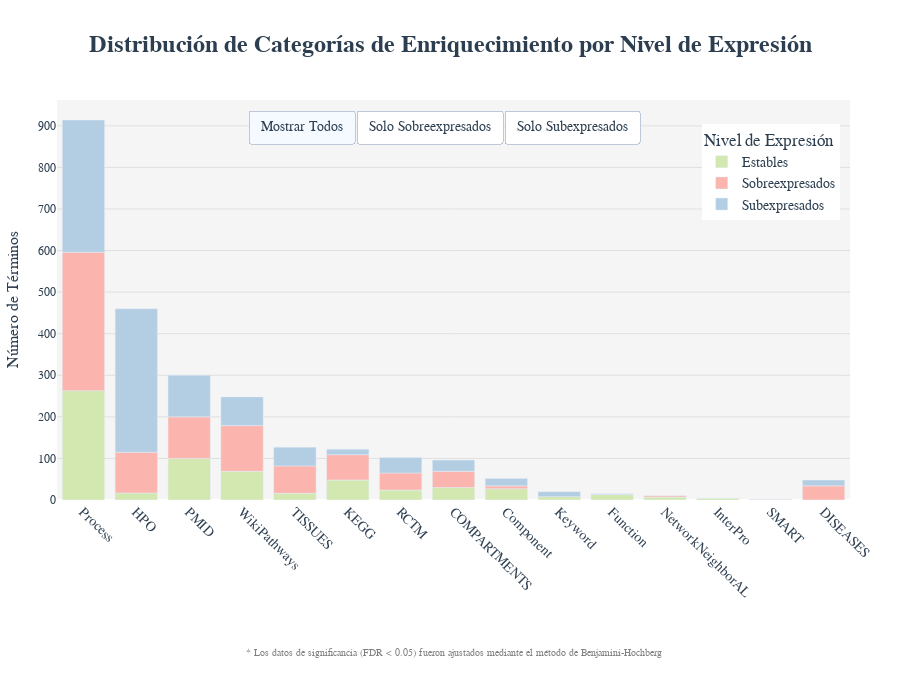

The cell this chart's notebook holds for it:
### Markdown cell above
### Procesamiento y visualización de los resultados de enriquecimiento Funcional

> Uso exclusivo enriquecimiento STRING

Este código define una función `graficar_data_enriquecimiento` que toma un DataFrame de resultados de enriquecimiento funcional y realiza lo siguiente:

**Uso**:
- La función se aplica a los DataFrames de enriquecimiento funcional para genes **sobreexpresados**, **estables** y **subexpresados**.  
- Proporciona una visión clara y detallada de las categorías más relevantes en cada nivel de expresión, facilitando la interpretación de los resultados.

### Code cell
import pandas as pd
import plotly.express as px
import plotly.graph_objects as go


# Preparar datos
def graficar_data_enriquecimiento(df):
    df_grouped = df.groupby(['category', 'nivel_expresion']).size().reset_index(name='count')
    df_categorias = pd.DataFrame.from_dict(categorias_significados, orient='index', columns=['descripcion']).reset_index().rename(columns={'index':'category'})
    df_plot = df_grouped.merge(df_categorias, on='category')

    # Ordenar por conteo total
    total_counts = df_plot.groupby('category')['count'].sum().sort_values(ascending=False)
    df_plot['category'] = pd.Categorical(df_plot['category'], categories=total_counts.index, ordered=True)
    df_plot = df_plot.sort_values('category')

    color_map = {
        "Sobreexpresados": "#FBB4AE",
        "Estables": "#D2E8B0",
        "Subexpresados": "#B3CDE3",
    }

    # Crear gráfico base
    fig = px.bar(
        df_plot,
        x='category',
        y='count',
        color='nivel_expresion',
        color_discrete_map=color_map,
        title='<b>Distribución de Categorías de Enriquecimiento por Nivel de Expresión</b>',
        labels={'count': 'Número de Términos', 'category': 'Categoría'},
        hover_data=['descripcion'],
        height=700,
    )

    # Personalización avanzada
    fig.update_layout(
        plot_bgcolor='rgba(245,245,245,1)',
        paper_bgcolor='white',
        font=dict(family='Arial', size=12, color='#2c3e50'),
        xaxis=dict(
            title='',
            tickangle=45,
            showgrid=False,
            tickfont=dict(size=14)
        ),
        yaxis=dict(
            title='Número de Términos',
            showgrid=True,
            gridcolor='#e0e0e0',
            title_font=dict(size=16)
        ),
        hoverlabel=dict(
            bgcolor='white',
            font_size=12,
            font_family='Arial'
        ),
        legend=dict(
            title='Nivel de Expresión',
            orientation='v',
            yanchor='bottom',
            y=0.7,
            xanchor='center',
            font=dict(size=14),
            # Mover a un costado del grafico
            x=0.9,
        ),
        margin=dict(l=50, r=50, b=200, t=100),  # Margen superior aumentado
        title=dict(
            x=0.5,
            y=0.95,
            font=dict(size=24, color='#2c3e50', family='Arial Black')
        ),
    )

    # Mejorar tooltips
    fig.update_traces(
        hovertemplate="<b>%{x}</b><br>"
                    "Nivel: %{customdata[0]}<br>"
                    "Términos: %{y}<br>"
                    "<extra></extra>"
    )

    # Añadir anotación explicativa
    fig.add_annotation(
        x=0.5,
        y=-0.4,
        xref='paper',
        yref='paper',
        text="* Los datos de significancia (FDR < 0.05) fueron ajustados mediante el método de Benjamini-Hochberg",
        showarrow=False,
        font=dict(size=10, color='gray')
    )

    # Configurar botones de filtrado
    botones = [
        dict(
            label="Mostrar Todos",
            method="update",
            args=[{"visible": [True]*len(fig.data)}, {"title": "<b>Todos los niveles de expresión</b>"}]
        ),
        dict(
            label="Solo Sobreexpresados",
            method="update",
            args=[{"visible": [d.name == 'Sobreexpresados' for d in fig.data]},
                {"title": "<b>Sobreexpresados</b>"}]
        ),
        dict(
            label="Solo Subexpresados",
            method="update",
            args=[{"visible": [d.name == 'Subexpresados' for d in fig.data]},
                {"title": "<b>Subexpresados</b>"}]
        )
    ]

    # Añadir interactividad mejorada
    fig.update_layout(
        updatemenus=[
            dict(
                type="buttons",
                direction="right",
                active=0,
                buttons=botones,
                pad={"r": 20, "t": 10},
                x=0.5,
                xanchor="center",
                y=1,  # Posición ajustada
                yanchor="top",
                font=dict(size=14)
            )
        ]
    )

    # Asegurar visibilidad inicial correcta
    for trace in fig.data:
        trace.visible = True

    fig.show()

    guardar_grafico(fig, 'distribucion_categorias_enriquecimiento.png')

# Graficar los datos de enriquecimiento
graficar_data_enriquecimiento(df_enriquecimiento_completo_STRING)

### Figure 1 — Plotly figure (JSON) as saved in the notebook; plotly's stock layout.template omitted (floating-point values rounded to 4 significant figures)
{"data": [{"alignmentgroup": "True", "customdata": [["Procesos biológicos generales asociados a los genes: Actividades celulares, fisiológicas o moleculares llevadas a cabo por uno o más genes."], ["Human Phenotype Ontology: Un sistema de clasificación que describe los fenotipos observados en humanos. "], ["Publicaciones científicas referenciadas mediante PubMed ID: Proporciona enlaces a estudios y artículos revisados por pares disponibles en PubMed."], ["Rutas metabólicas y biológicas de la base WikiPathways: Una base de datos colaborativa que documenta y organiza rutas biológicas. "], ["Asociaciones específicas con tejidos biológicos: Describe la relación entre genes y su expresión preferencial o específica en tejidos como cerebro, hígado, pulmón o tejidos tumorales."], ["Rutas y procesos biológicos anotados en KEGG (Kyoto Encyclopedia of Genes and Genomes)."], ["Reactome: Base de datos centrada en vías metabólicas y de señalización celular."], ["Localizaciones subcelulares y estructuras biológicas: Describe las ubicaciones dentro de la célula, como el núcleo, citoplasma, membrana plasmática y organelos."], ["Componentes celulares asociados a los genes: Identifica las estructuras específicas dentro de la célula donde los genes o sus productos desempeñan un papel funcional."], ["Palabras clave relacionadas con las funciones genéticas: Etiquetas utilizadas para clasificar y agrupar genes según sus roles funcionales."], ["Funciones moleculares de los genes: Define las actividades bioquímicas llevadas a cabo por los productos génicos, como proteínas y ARN."], ["Genes conectados en redes de interacción cercanas: Representa la proximidad funcional o física de genes en redes biológicas."], ["Clasificación y anotación de familias de proteínas: Integra múltiples bases de datos para identificar relaciones evolutivas y dominios funcionales en proteínas."], ["Dominios específicos de proteínas anotados en SMART (Simple Modular Architecture Research Tool): Identifica regiones funcionales dentro de las proteínas."]], "hovertemplate": "<b>%{x}</b><br>Nivel: %{customdata[0]}<br>Términos: %{y}<br><extra></extra>", "legendgroup": "Estables", "marker": {"color": "#D2E8B0", "pattern": {"shape": ""}}, "name": "Estables", "offsetgroup": "Estables", "orientation": "v", "showlegend": true, "textposition": "auto", "type": "bar", "visible": true, "x": ["Process", "HPO", "PMID", "WikiPathways", "TISSUES", "KEGG", "RCTM", "COMPARTMENTS", "Component", "Keyword", "Function", "NetworkNeighborAL", "InterPro", "SMART"], "xaxis": "x", "y": [263, 17, 100, 69, 16, 48, 24, 30, 27, 8, 13, 7, 4, 1], "yaxis": "y"}, {"alignmentgroup": "True", "customdata": [["Procesos biológicos generales asociados a los genes: Actividades celulares, fisiológicas o moleculares llevadas a cabo por uno o más genes."], ["Human Phenotype Ontology: Un sistema de clasificación que describe los fenotipos observados en humanos. "], ["Publicaciones científicas referenciadas mediante PubMed ID: Proporciona enlaces a estudios y artículos revisados por pares disponibles en PubMed."], ["Rutas metabólicas y biológicas de la base WikiPathways: Una base de datos colaborativa que documenta y organiza rutas biológicas. "], ["Asociaciones específicas con tejidos biológicos: Describe la relación entre genes y su expresión preferencial o específica en tejidos como cerebro, hígado, pulmón o tejidos tumorales."], ["Rutas y procesos biológicos anotados en KEGG (Kyoto Encyclopedia of Genes and Genomes)."], ["Reactome: Base de datos centrada en vías metabólicas y de señalización celular."], ["Localizaciones subcelulares y estructuras biológicas: Describe las ubicaciones dentro de la célula, como el núcleo, citoplasma, membrana plasmática y organelos."], ["Componentes celulares asociados a los genes: Identifica las estructuras específicas dentro de la célula donde los genes o sus productos desempeñan un papel funcional."], ["Relación con enfermedades humanas conocidas: Vincula genes y términos con patologías específicas como cáncer, enfermedades cardiovasculares o trastornos genéticos."], ["Genes conectados en redes de interacción cercanas: Representa la proximidad funcional o física de genes en redes biológicas."], ["Dominios específicos de proteínas anotados en SMART (Simple Modular Architecture Research Tool): Identifica regiones funcionales dentro de las proteínas."]], "hovertemplate": "<b>%{x}</b><br>Nivel: %{customdata[0]}<br>Términos: %{y}<br><extra></extra>", "legendgroup": "Sobreexpresados", "marker": {"color": "#FBB4AE", "pattern": {"shape": ""}}, "name": "Sobreexpresados", "offsetgroup": "Sobreexpresados", "orientation": "v", "showlegend": true, "textposition": "auto", "type": "bar", "visible": true, "x": ["Process", "HPO", "PMID", "WikiPathways", "TISSUES", "KEGG", "RCTM", "COMPARTMENTS", "Component", "DISEASES", "NetworkNeighborAL", "SMART"], "xaxis": "x", "y": [333, 98, 100, 110, 66, 61, 41, 39, 7, 34, 3, 1], "yaxis": "y"}, {"alignmentgroup": "True", "customdata": [["Procesos biológicos generales asociados a los genes: Actividades celulares, fisiológicas o moleculares llevadas a cabo por uno o más genes."], ["Human Phenotype Ontology: Un sistema de clasificación que describe los fenotipos observados en humanos. "], ["Publicaciones científicas referenciadas mediante PubMed ID: Proporciona enlaces a estudios y artículos revisados por pares disponibles en PubMed."], ["Rutas metabólicas y biológicas de la base WikiPathways: Una base de datos colaborativa que documenta y organiza rutas biológicas. "], ["Asociaciones específicas con tejidos biológicos: Describe la relación entre genes y su expresión preferencial o específica en tejidos como cerebro, hígado, pulmón o tejidos tumorales."], ["Rutas y procesos biológicos anotados en KEGG (Kyoto Encyclopedia of Genes and Genomes)."], ["Reactome: Base de datos centrada en vías metabólicas y de señalización celular."], ["Localizaciones subcelulares y estructuras biológicas: Describe las ubicaciones dentro de la célula, como el núcleo, citoplasma, membrana plasmática y organelos."], ["Componentes celulares asociados a los genes: Identifica las estructuras específicas dentro de la célula donde los genes o sus productos desempeñan un papel funcional."], ["Relación con enfermedades humanas conocidas: Vincula genes y términos con patologías específicas como cáncer, enfermedades cardiovasculares o trastornos genéticos."], ["Palabras clave relacionadas con las funciones genéticas: Etiquetas utilizadas para clasificar y agrupar genes según sus roles funcionales."], ["Funciones moleculares de los genes: Define las actividades bioquímicas llevadas a cabo por los productos génicos, como proteínas y ARN."]], "hovertemplate": "<b>%{x}</b><br>Nivel: %{customdata[0]}<br>Términos: %{y}<br><extra></extra>", "legendgroup": "Subexpresados", "marker": {"color": "#B3CDE3", "pattern": {"shape": ""}}, "name": "Subexpresados", "offsetgroup": "Subexpresados", "orientation": "v", "showlegend": true, "textposition": "auto", "type": "bar", "visible": true, "x": ["Process", "HPO", "PMID", "WikiPathways", "TISSUES", "KEGG", "RCTM", "COMPARTMENTS", "Component", "DISEASES", "Keyword", "Function"], "xaxis": "x", "y": [318, 345, 100, 69, 45, 13, 37, 27, 18, 14, 12, 2], "yaxis": "y"}], "layout": {"annotations": [{"font": {"color": "gray", "size": 10}, "showarrow": false, "text": "* Los datos de significancia (FDR < 0.05) fueron ajustados mediante el método de Benjamini-Hochberg", "x": 0.5, "xref": "paper", "y": -0.4, "yref": "paper"}], "barmode": "relative", "font": {"color": "#2c3e50", "family": "Arial", "size": 12}, "height": 700, "hoverlabel": {"bgcolor": "white", "font": {"family": "Arial", "size": 12}}, "legend": {"font": {"size": 14}, "orientation": "v", "title": {"text": "Nivel de Expresión"}, "tracegroupgap": 0, "x": 0.9, "xanchor": "center", "y": 0.7, "yanchor": "bottom"}, "margin": {"b": 200, "l": 50, "r": 50, "t": 100}, "paper_bgcolor": "white", "plot_bgcolor": "rgba(245,245,245,1)", "title": {"font": {"color": "#2c3e50", "family": "Arial Black", "size": 24}, "text": "<b>Distribución de Categorías de Enriquecimiento por Nivel de Expresión</b>", "x": 0.5, "y": 0.95}, "updatemenus": [{"active": 0, "buttons": [{"args": [{"visible": [true, true, true]}, {"title": "<b>Todos los niveles de expresión</b>"}], "label": "Mostrar Todos", "method": "update"}, {"args": [{"visible": [false, true, false]}, {"title": "<b>Sobreexpresados</b>"}], "label": "Solo Sobreexpresados", "method": "update"}, {"args": [{"visible": [false, false, true]}, {"title": "<b>Subexpresados</b>"}], "label": "Solo Subexpresados", "method": "update"}], "direction": "right", "font": {"size": 14}, "pad": {"r": 20, "t": 10}, "type": "buttons", "x": 0.5, "xanchor": "center", "y": 1, "yanchor": "top"}], "xaxis": {"anchor": "y", "domain": [0, 1], "showgrid": false, "tickangle": 45, "tickfont": {"size": 14}, "title": {"text": ""}}, "yaxis": {"anchor": "x", "domain": [0, 1], "gridcolor": "#e0e0e0", "showgrid": true, "title": {"font": {"size": 16}, "text": "Número de Términos"}}}}
